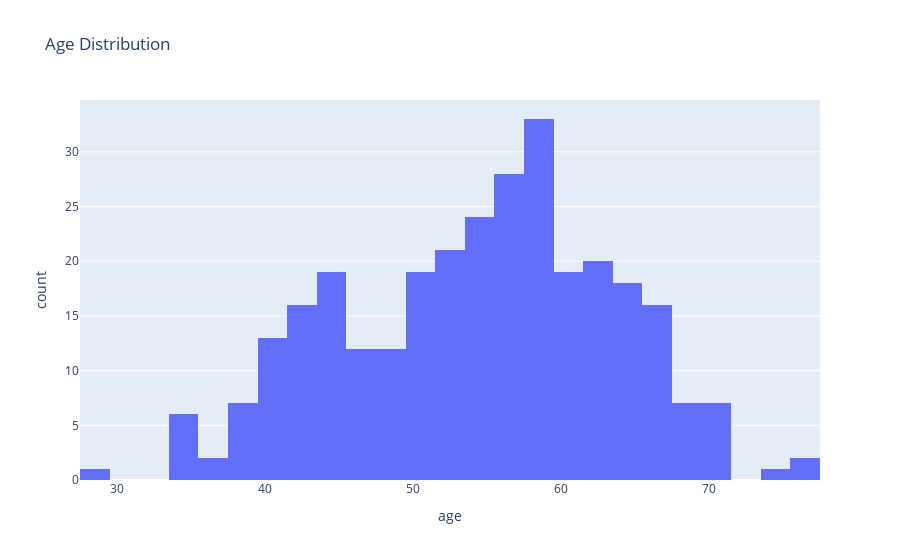

The notebook cell this image was saved under:
### Code cell
fig1 = px.histogram(df, x='age', title='Age Distribution')
fig1.show()

### Figure 1 — Plotly figure (JSON) as saved in the notebook; plotly's stock layout.template omitted (floating-point values rounded to 4 significant figures; data arrays with more than 128 entries replaced by an {"elided": "..."} marker saying what was removed)
{"data": [{"alignmentgroup": "True", "bingroup": "x", "hovertemplate": "age=%{x}<br>count=%{y}<extra></extra>", "legendgroup": "", "marker": {"color": "#636efa", "pattern": {"shape": ""}}, "name": "", "offsetgroup": "", "orientation": "v", "showlegend": false, "type": "histogram", "x": {"elided": "303 int values"}, "xaxis": "x", "yaxis": "y"}], "layout": {"barmode": "relative", "legend": {"tracegroupgap": 0}, "title": {"text": "Age Distribution"}, "xaxis": {"anchor": "y", "domain": [0, 1], "title": {"text": "age"}}, "yaxis": {"anchor": "x", "domain": [0, 1], "title": {"text": "count"}}}}
